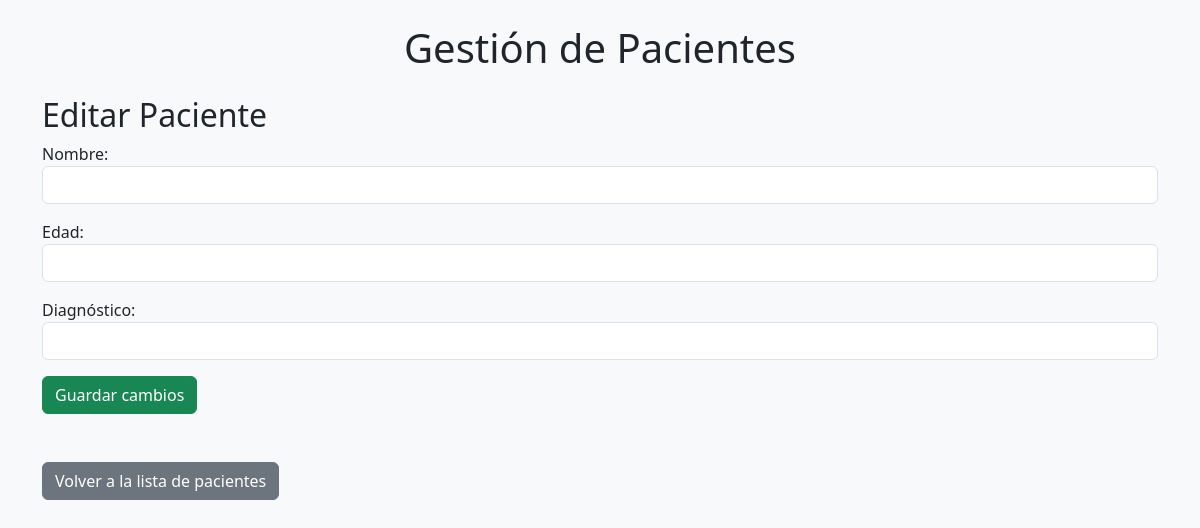
Page /editar_paciente/4 on the earlier database version.
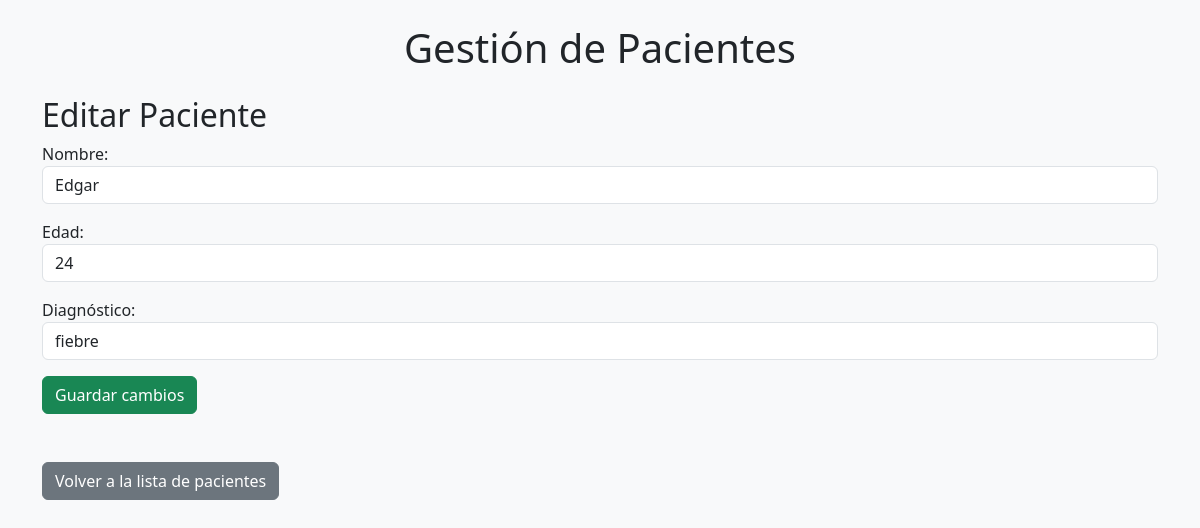
Same page on the later database version.
### tables this page shows
CREATE TABLE Pacientes (
            id INTEGER PRIMARY KEY AUTOINCREMENT,
            nombre TEXT NOT NULL,
            edad INTEGER NOT NULL,
            diagnostico TEXT NOT NULL
        );

### app.py (the view, shortened to what this page needs)
@app.route('/editar_paciente/<int:id>', methods=['GET', 'POST'])
def editar_paciente(id):
    paciente = db.obtener_paciente_por_id(id)
    return render_template('editar_paciente.html', paciente=paciente)

### db.py (called while the page is built)
def obtener_paciente_por_id(id):
    conn = sqlite3.connect('data.db')
    cursor = conn.cursor()
    cursor.execute('SELECT * FROM Pacientes WHERE id = ?', (id,))
    paciente = cursor.fetchone()
    conn.close()
    return paciente

### templates/editar_paciente.html (shortened to what this page needs)
{% extends  "base.html" %}
{% block content %}
    <h2>Editar Paciente</h2>
    <form action="" method="post">
        <div class="mb-3">
            <label for="nombre">Nombre:</label>
            <input type="text" id="nombre" name="nombre" value="{{ paciente[1] }}" class="form-control">
        </div>
        <div class="mb-3">
            <label for="edad">Edad:</label>
            <input type="number" id="edad" name="edad" value="{{ paciente[2] }}" class="form-control">
        </div>
        <div class="mb-3">
            <label for="diagnostico">Diagnóstico:</label>
            <input type="text" id="diagnostico" name="diagnostico" value="{{ paciente[3] }}" class="form-control">
        </div>
        <button type="submit" class="btn btn-success">Guardar cambios</button>
    </form>
    <br><br>
    <a href="{{ url_for('index') }}" class="btn btn-secondary">Volver a la lista de pacientes</a>
{% endblock %}

### templates/base.html (shortened to what this page needs)
<!DOCTYPE html>
<html lang="es">
<head>
    <link href="https://cdn.jsdelivr.net/npm/bootstrap@5.3.5/dist/css/bootstrap.min.css" rel="stylesheet">
</head>
<body class="bg-light">
    <div class="container mt-4">
        <h1 class="mb-4 text-center">Gestión de Pacientes</h1>
        {% block content %}
        {% endblock %}
    </div>
</body>
</html>

Differences in the rows shown:
added Pacientes: nombre "Edgar", edad "24", diagnostico "fiebre"
